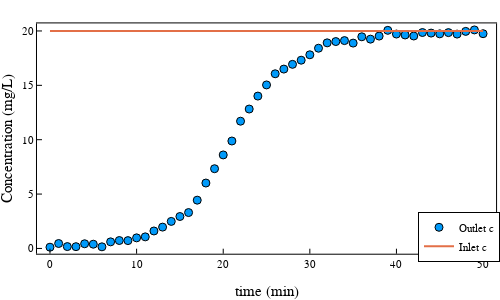

Source (notebook cell):
### Markdown cell above
The data was collected where flow rate (Q) is 5.0 L/min and inlet concentration (Cin) is 20 mg/L:

### Code cell
train_data = readdlm("observations.csv", ',')
Cin = 20
Q = 5
scatter(train_data[:, 1], train_data[:, 2], xlabel = "time (min)", ylabel = "Concentration (mg/L)", label = "Outlet c")

plot!(train_data[:, 1], ones(size(train_data, 1))*Cin, xlabel = "time (min)",
        ylabel = "Concentration (mg/L)", label = "Inlet c", size = (500, 300), legend = :bottomright)

### Figure 1 — Plotly figure (JSON) as saved in the notebook; plotly's stock layout.template omitted (floating-point values rounded to 4 significant figures)
{"data": [{"colorbar": {"len": 0.8858, "title": "", "x": 0.9921, "y": 0.544}, "legendgroup": "Outlet c", "marker": {"color": "rgba(0, 154, 250, 1.000)", "line": {"color": "rgba(0, 0, 0, 1.000)", "width": 1}, "size": 8, "symbol": "circle"}, "mode": "markers", "name": "Outlet c", "showlegend": true, "type": "scatter", "x": [0, 1, 2, 3, 4, 5, 6, 7, 8, 9, 10, 11, 12, 13, 14, 15, 16, 17, 18, 19, 20, 21, 22, 23, 24, 25, 26, 27, 28, 29, 30, 31, 32, 33, 34, 35, 36, 37, 38, 39, 40, 41, 42, 43, 44, 45, 46, 47, 48, 49, 50], "xaxis": "x", "y": [0.1149, 0.4536, 0.1717, 0.1643, 0.4308, 0.3904, 0.1498, 0.605, 0.7288, 0.7208, 0.9726, 1.065, 1.606, 1.962, 2.488, 2.937, 3.3, 4.44, 6.015, 7.332, 8.601, 9.88, 11.7, 12.82, 14.01, 15.04, 16.06, 16.49, 16.93, 17.31, 17.81, 18.41, 18.91, 19.03, 19.11, 18.88, 19.46, 19.25, 19.53, 20.06, 19.71, 19.63, 19.54, 19.86, 19.8, 19.73, 19.85, 19.71, 19.96, 20.09, 19.75], "yaxis": "y"}, {"colorbar": {"len": 0.8858, "title": "", "x": 0.9921, "y": 0.544}, "legendgroup": "Inlet c", "line": {"color": "rgba(227, 111, 71, 1.000)", "dash": "solid", "shape": "linear", "width": 2}, "mode": "lines", "name": "Inlet c", "showlegend": true, "type": "scatter", "x": [0, 1, 2, 3, 4, 5, 6, 7, 8, 9, 10, 11, 12, 13, 14, 15, 16, 17, 18, 19, 20, 21, 22, 23, 24, 25, 26, 27, 28, 29, 30, 31, 32, 33, 34, 35, 36, 37, 38, 39, 40, 41, 42, 43, 44, 45, 46, 47, 48, 49, 50], "xaxis": "x", "y": [20, 20, 20, 20, 20, 20, 20, 20, 20, 20, 20, 20, 20, 20, 20, 20, 20, 20, 20, 20, 20, 20, 20, 20, 20, 20, 20, 20, 20, 20, 20, 20, 20, 20, 20, 20, 20, 20, 20, 20, 20, 20, 20, 20, 20, 20, 20, 20, 20, 20, 20], "yaxis": "y"}], "layout": {"annotations": [], "height": 300, "legend": {"bgcolor": "rgba(255, 255, 255, 1.000)", "bordercolor": "rgba(0, 0, 0, 1.000)", "borderwidth": 1, "font": {"color": "rgba(0, 0, 0, 1.000)", "family": "Computer Modern", "size": 11}, "title": {"font": {"color": "rgba(0, 0, 0, 1.000)", "family": "Computer Modern", "size": 15}, "text": ""}, "tracegroupgap": 0, "traceorder": "normal", "x": 1, "xanchor": "right", "y": 0.07, "yanchor": "bottom"}, "margin": {"b": 20, "l": 0, "r": 0, "t": 20}, "paper_bgcolor": "rgba(255, 255, 255, 1.000)", "plot_bgcolor": "rgba(255, 255, 255, 1.000)", "showlegend": true, "width": 500, "xaxis": {"anchor": "y", "domain": [0.07399, 0.9921], "gridcolor": "rgba(0, 0, 0, 0.100)", "gridwidth": 0.5, "linecolor": "rgba(0, 0, 0, 1.000)", "mirror": true, "range": [-1.5, 51.5], "showgrid": false, "showline": true, "showticklabels": true, "tickangle": 0, "tickcolor": "rgb(0, 0, 0)", "tickfont": {"color": "rgba(0, 0, 0, 1.000)", "family": "Computer Modern", "size": 11}, "tickmode": "array", "ticks": "inside", "ticktext": ["0", "10", "20", "30", "40", "50"], "tickvals": [0, 10, 20, 30, 40, 50], "title": "time (min)", "titlefont": {"color": "rgba(0, 0, 0, 1.000)", "family": "Computer Modern", "size": 15}, "type": "-", "visible": true, "zeroline": false, "zerolinecolor": "rgba(0, 0, 0, 1.000)"}, "yaxis": {"anchor": "x", "domain": [0.1011, 0.9869], "gridcolor": "rgba(0, 0, 0, 0.100)", "gridwidth": 0.5, "linecolor": "rgba(0, 0, 0, 1.000)", "mirror": true, "range": [-0.4845, 20.69], "showgrid": false, "showline": true, "showticklabels": true, "tickangle": 0, "tickcolor": "rgb(0, 0, 0)", "tickfont": {"color": "rgba(0, 0, 0, 1.000)", "family": "Computer Modern", "size": 11}, "tickmode": "array", "ticks": "inside", "ticktext": ["0", "5", "10", "15", "20"], "tickvals": [0, 5, 10, 15, 20], "title": "Concentration (mg/L)", "titlefont": {"color": "rgba(0, 0, 0, 1.000)", "family": "Computer Modern", "size": 15}, "type": "-", "visible": true, "zeroline": false, "zerolinecolor": "rgba(0, 0, 0, 1.000)"}}}
